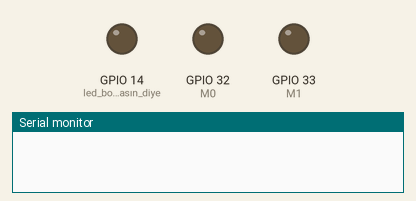
This sketch was run on a simulated ESP32. Shown: output pins drawn as LEDs (lit = HIGH), the last lines printed to the serial monitor. The modem accepts every AT command (registered, SIM ready, sends succeed) and sends nothing else.

Above: at 0.0 s.
At 7.1 s:
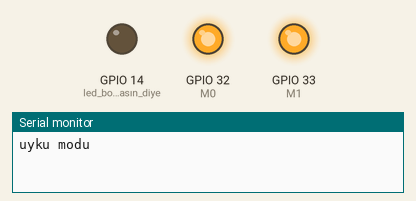
Timing chart, 0 to 10.8 s (numbered marks = the images above):
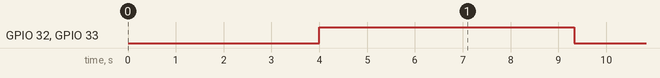

The sketch:

UGV_Reciever.ino
```cpp
#include <HardwareSerial.h>
#define M0 32 //  3in1 PCB mizde pin 7
#define M1 33 //  3in1 PCB mizde pin 6
#define RX 27 //  Lora nın 3. pini RX in ESP32 de hangi pine bağlı olduğu
#define TX 35 //  Lora nın 4. pini TX in ESP32 de hangi pine bağlı olduğu

#define ROLE_PIN 21
#define EMERGENCY_CRC 21
#define OK_CRC 12
#define LORA_OK 42
#define LORA_EMERGENCY 24

uint8_t emergency_flag = 0;
uint8_t connection_flag = 0;
String command = "";

bool Ayarmode = true; // true yapılınca lora modülünün parametre ayarları değişerek işe başlar
                      // false a getirilirse ayar vermeden direk mesajlajmayı başlatır.
                      // tavsiyem true da kalmasıdır. Her başlangıçta modülün parametre ayarlarınıda
                      // kontrol etmiş olursunuz bu şekilde.

HardwareSerial fixajSerial(1);

unsigned long kanalBekleme_sure = 0;
int kanalBekleme_bekleme = 3000;
byte e = 0;
String receivedData = "";

struct Signal
{
  uint8_t type[30];
  uint8_t crc;
} mesaj;

//............AYARLAR..............
const char *ayarlar2[] = {"AT+WMCFG=0",     // 0 coordinatör, 1 Node, 4 default
                          "AT+PIDCFG=1453", // ağ şifresi
                          "AT+CNCFG=0",     // the channels are only 0,1,2,3,4,5,6 and 128.
                          "AT+TFOCFG=3",    // 0 boardcast gibi, 1 data+long adres, 3 data+ RSSI
                          "AT+TFICFG=0",    // 0 input broadcast, 1 short adres + data, 2 long adres + data
                          "AT+RSCFG=100",   // Node ağa bağlanmazsa yeniden başlat (80-60=20sn sonra)
                          "AT+IOCFG=1",     // push pull 0 yaparsanız enerji verimlili adına ledleri kapatır.
                          "AT+PWCFG=1",     // iletim gücü 30dbm, 0 yapılınca maximum ama uzun kullandım modüle zararlı
                          "AT+TLCFG=3",     // güç tüketim modu maximum, default 2
                          "AT+TMCFG=0",     // Long Range Haberleşme
                          "AT+RSTART"};

void setup()
{
  Serial.begin(115200);
  while (!Serial)
  {
    ; // wait for serial port to connect. Needed for native USB
  }
  delay(2000);

  fixajSerial.begin(115200, SERIAL_8N1, TX, RX);
  while (!fixajSerial)
  {
    ; // wait for serial port to connect. Needed for native USB
  }
  delay(2000);

  pinMode(M0, OUTPUT);
  pinMode(M1, OUTPUT);
  digitalWrite(M0, 1); // ayar modu , Uyku modu
  digitalWrite(M1, 1);
  delay(3000);
  Serial.println("uyku modu");
  pinMode(14, OUTPUT); // led boşuna yanmasın diye, esp32 bug
  while (fixajSerial.available())
  {
    fixajSerial.read(); // buffer ı boşalt
  }

  /*
  burada mantık şu önce mevcut ayarları getiriyor..
  sonra istenilen şekilde parametre ayarları yeniden veriliyor..
  sonra yeni ayarları ekrana yazdırıyor, verdiğiniz ayarlar sağlıklı şekilde kaydedilmiş mi
  kontrol edesiniz diye. Sonrasında Loop içerisinde mesajlaşma ve dinleme başlıyor.

  yeni yarmode fonksiyonunda gerçektende parametre ayarları verilmiş kontrol etmeniz gerekli
  aksi taktirde ağa bağlanmama sorunları yaşanacaktır.
  */

  // ayarDegis();
  if (ayarDegis2())
  {
    Serial.println("Ayarlar doğru bir şekilde kayıt edildi.");
  }
  else
  {
    Serial.println("HATA - Ayarlar kaydedilemedi.");
  }
  mevcutAyarlar();

  digitalWrite(M0, 0); //  coordinator mode m0=0, m1=0  |  normal mode m0=1, m1=0
  digitalWrite(M1, 0);
  delay(2000);
  // RESET();       //E70 parametre ayarlarını sıfırlar.

  Serial.println("Fixaj.com baslat...TEST OKUMA Node");
  delay(100);
}

void loop()
{

  /*if (millis() > kanalBekleme_sure + kanalBekleme_bekleme)
  {
    kanalBekleme_sure = millis();
    e++;
    strcpy(mesaj.type, "Fixaj Merkez");
    *((int *)mesaj.temp) = e;
    gonder(&mesaj);

    Serial.println("Mesaj Gönderildi");
  }*/

  while (fixajSerial.available())
  {
    receive(&mesaj);
    Serial.print("type: ");
    Serial.println(mesaj.type[0]);
    Serial.print("crc: ");
    Serial.println(mesaj.crc);

    Serial.print("RSSI: ");
    while (fixajSerial.available())
    {
      Serial.print(fixajSerial.read(), DEC);
    }
    Serial.println(".");

    //if ((mesaj.type == "LORA_OK" && mesaj.crc == OK_CRC) || (mesaj.type == "LORA_EMERGENCY" && mesaj.crc == EMERGENCY_CRC))
    //{
      switch (mesaj.type[0])
      {
      case LORA_OK:
        Serial.println("LORA_OK get - sending");
        gonder(&mesaj);
        emergency_flag = 0;
        break;

      case LORA_EMERGENCY:
        digitalWrite(ROLE_PIN, HIGH);
        Serial.println("LORA_EMERGENCY !! ");
        emergency_flag = 1;
        break;
     // }
    }
    //else
    //  Serial.println("CRC ERROR !");
  }
}
  void mevcutAyarlar()
  {
    // Ayarlar ekranına giriş
    fixajSerial.print("+");
    delay(100);
    fixajSerial.print("+++");
    delay(100);

    const char *ayarlar[] = {"AT+CNCFG=?",
                             "AT+WMCFG=?",
                             "AT+PWCFG=?",
                             "AT+TFOCFG=?",
                             "AT+TFICFG=?",
                             "AT+TMCFG=?",
                             "AT+PIDCFG=?",
                             "AT+DMCFG=?",
                             "AT+RSCFG=?",
                             "AT+UBCFG=?",
                             "AT+UPCFG=?",
                             "AT+IOCFG=?",
                             "AT+VER",
                             "AT+TLCFG=?",
                             "AT+DINFO=SELFS",
                             "AT+DINFO=SELFE"};

    const char *ayarlartr[] = {"Frekans Seçenekleri [Kanal]: 0,1,2,3,4,5,6 and 128 (her frekans 14s de olmayabilir) ,",
                               "Mod: 0- coordinatör, 1- Node, 4- default, ",
                               "Sinyal Gücü: 0- En yğksek [31.5 dbm ] Önerilen 1 olması [30dbm]",
                               "Gelen verinin Formatı:0-data, 1- data+ID adres, 3- data+RSSI, 5- Data+ID Adres+RSSI",
                               "Giden Verinin Formatı: 0- Broadcast, 2- ID adres+data",
                               "Gönderim Modu: 0- LORA, 1- GFSK, 0 olmalı",
                               "Ag sifresi 0-65535 arasi",
                               "Uyku modu aralığı 0-60 arası",
                               "Eğer node her hangi bir ağa bağlanmaz ise kendini belirli süre sonra resetlesin (süre 60 dan büyük olmalı)",
                               "Baud rate: 7-115200",
                               "Parity",
                               "0-push pull 1-open drain",
                               "Modülün Versiyonu",
                               "concurrency performans 0-low 1,2,3-highest (aynı anda veri gönderen nokta çok ise high yapın, enerji tüketimi artar)",
                               "Ağ daki sırası, bir ağa bağlı ise",
                               "Uzun adres yada id Adres bu adres her çipe özeldir değişmez"};

    for (int i = 0; i < sizeof(ayarlar) / sizeof(ayarlar[0]); i++)
    {

      fixajSerial.println(ayarlar[i]);
      delay(100);

      while (fixajSerial.available())
      {
        Serial.write(fixajSerial.read());
      }

      Serial.println(ayarlartr[i]);
      Serial.println("");
    }

    fixajSerial.println("AT+EXIT");
    delay(200);
  }

  bool ayarDegis2()
  {
    fixajSerial.print("+");
    delay(100);
    fixajSerial.print("+++");
    delay(100);

    while (fixajSerial.available())
    {
      receivedData = fixajSerial.readStringUntil('\n'); // Satır sonuna kadar olan veriyi oku
      receivedData.trim();
      if (receivedData == "Enter AT Mode")
      {
        Serial.println("AT Moduna Giriş Yapıldı");

        for (int i = 0; i < sizeof(ayarlar2) / sizeof(ayarlar2[0]); i++)
        {

          fixajSerial.println(ayarlar2[i]);
          delay(100);

          while (fixajSerial.available())
          {
            Serial.write(fixajSerial.read());
          }
        }

        delay(5000); // e70 yeniden başlatmak için gerekli.
        return true;
      }

      else
      {
        Serial.println("HATA- AT Modu Girişi Bekleniyor...");
        Serial.println(receivedData);
      }
    }
    fixajSerial.println("AT+EXIT");
    delay(100);

    return false; // parametre ayarları verilemediği için ağa bağlanma hatası olacaktır.
  }

  void RESET()
  {
    if (Ayarmode)
    {
      fixajSerial.print("+");
      delay(100);
      fixajSerial.print("+++"); // Ayarlar ekranına giriş
      delay(100);
      fixajSerial.println("AT+DFCFG"); // Fabrika ayarları geri getir
      delay(100);

      Serial.println("Reset Atildi, Mevcut Ayarlar Getiriliyor..");
      delay(3000);
      mevcutAyarlar();
    }
  }

  void gonder(Signal * mdata)
  {
    fixajSerial.write((uint8_t *)mdata, sizeof(Signal));
  }

  bool receive(Signal * mdata)
  {
    return (fixajSerial.readBytes((uint8_t *)mdata, sizeof(Signal)) == sizeof(Signal));
  }
```
